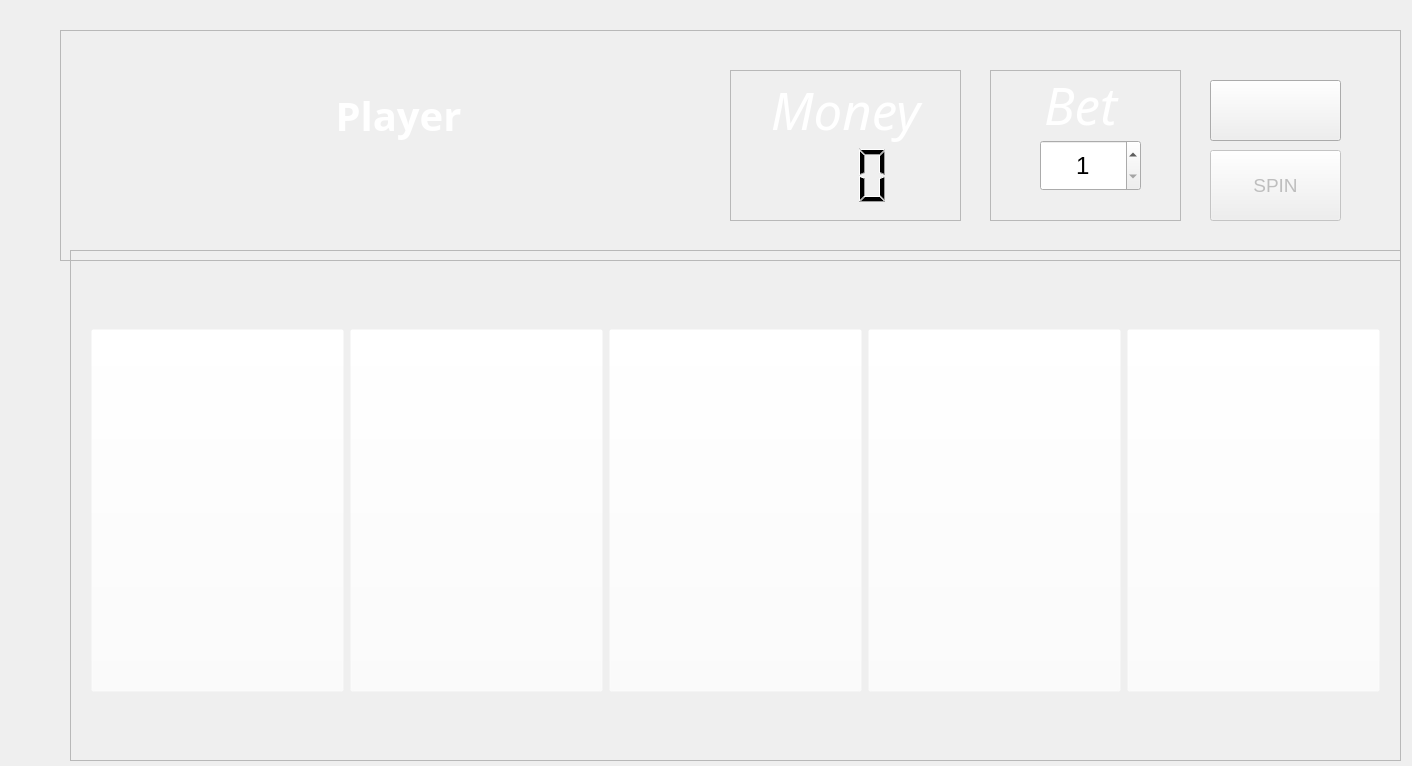
<?xml version="1.0" encoding="UTF-8"?>
<ui version="4.0">
 <class>PokerForm</class>
 <widget class="QWidget" name="PokerForm">
  <property name="geometry">
   <rect>
    <x>0</x>
    <y>0</y>
    <width>1412</width>
    <height>766</height>
   </rect>
  </property>
  <property name="minimumSize">
   <size>
    <width>1412</width>
    <height>0</height>
   </size>
  </property>
  <property name="font">
   <font>
    <weight>50</weight>
    <bold>false</bold>
   </font>
  </property>
  <property name="windowTitle">
   <string>Form</string>
  </property>
  <property name="autoFillBackground">
   <bool>false</bool>
  </property>
  <property name="styleSheet">
   <string notr="true">border-image: url(:/images/cards/poker-table-background.png);</string>
  </property>
  <widget class="QFrame" name="frame">
   <property name="geometry">
    <rect>
     <x>70</x>
     <y>250</y>
     <width>1331</width>
     <height>511</height>
    </rect>
   </property>
   <property name="styleSheet">
    <string notr="true">border-image: rgba(255, 255, 255, 0);</string>
   </property>
   <property name="frameShape">
    <enum>QFrame::StyledPanel</enum>
   </property>
   <property name="frameShadow">
    <enum>QFrame::Raised</enum>
   </property>
   <widget class="QWidget" name="layoutWidget">
    <property name="geometry">
     <rect>
      <x>21</x>
      <y>20</y>
      <width>1289</width>
      <height>481</height>
     </rect>
    </property>
    <layout class="QVBoxLayout" name="verticalLayout_3">
     <item>
      <layout class="QHBoxLayout" name="horizontalLayout_6">
       <item>
        <widget class="QPushButton" name="card1image">
         <property name="minimumSize">
          <size>
           <width>250</width>
           <height>363</height>
          </size>
         </property>
         <property name="styleSheet">
          <string notr="true">background: rgba(255, 255, 255, 0);</string>
         </property>
         <property name="text">
          <string/>
         </property>
         <property name="icon">
          <iconset>
           <normaloff>:/cards/Box_Back.png</normaloff>:/cards/Box_Back.png</iconset>
         </property>
         <property name="iconSize">
          <size>
           <width>100</width>
           <height>200</height>
          </size>
         </property>
         <property name="autoRepeat">
          <bool>false</bool>
         </property>
        </widget>
       </item>
       <item>
        <widget class="QPushButton" name="card2image">
         <property name="minimumSize">
          <size>
           <width>250</width>
           <height>363</height>
          </size>
         </property>
         <property name="autoFillBackground">
          <bool>false</bool>
         </property>
         <property name="styleSheet">
          <string notr="true">background: rgba(255, 255, 255, 0);</string>
         </property>
         <property name="text">
          <string/>
         </property>
         <property name="icon">
          <iconset>
           <normaloff>:/cards/Box_Back.png</normaloff>:/cards/Box_Back.png</iconset>
         </property>
         <property name="iconSize">
          <size>
           <width>100</width>
           <height>200</height>
          </size>
         </property>
        </widget>
       </item>
       <item>
        <widget class="QPushButton" name="card3image">
         <property name="minimumSize">
          <size>
           <width>250</width>
           <height>363</height>
          </size>
         </property>
         <property name="styleSheet">
          <string notr="true">background: rgba(255, 255, 255, 0);</string>
         </property>
         <property name="text">
          <string/>
         </property>
         <property name="icon">
          <iconset>
           <normaloff>:/cards/Box_Back.png</normaloff>:/cards/Box_Back.png</iconset>
         </property>
         <property name="iconSize">
          <size>
           <width>100</width>
           <height>200</height>
          </size>
         </property>
        </widget>
       </item>
       <item>
        <widget class="QPushButton" name="card4image">
         <property name="minimumSize">
          <size>
           <width>250</width>
           <height>363</height>
          </size>
         </property>
         <property name="styleSheet">
          <string notr="true">background: rgba(255, 255, 255, 0);</string>
         </property>
         <property name="text">
          <string/>
         </property>
         <property name="icon">
          <iconset>
           <normaloff>:/cards/Box_Back.png</normaloff>:/cards/Box_Back.png</iconset>
         </property>
         <property name="iconSize">
          <size>
           <width>100</width>
           <height>200</height>
          </size>
         </property>
        </widget>
       </item>
       <item>
        <widget class="QPushButton" name="card5image">
         <property name="minimumSize">
          <size>
           <width>250</width>
           <height>363</height>
          </size>
         </property>
         <property name="styleSheet">
          <string notr="true">background: rgba(255, 255, 255, 0);
</string>
         </property>
         <property name="text">
          <string/>
         </property>
         <property name="icon">
          <iconset>
           <normaloff>:/cards/Box_Back.png</normaloff>:/cards/Box_Back.png</iconset>
         </property>
         <property name="iconSize">
          <size>
           <width>100</width>
           <height>200</height>
          </size>
         </property>
        </widget>
       </item>
      </layout>
     </item>
    </layout>
   </widget>
  </widget>
  <widget class="QFrame" name="frame_2">
   <property name="geometry">
    <rect>
     <x>60</x>
     <y>30</y>
     <width>1341</width>
     <height>231</height>
    </rect>
   </property>
   <property name="styleSheet">
    <string notr="true">border-image: rgba(255, 255, 255, 0);
</string>
   </property>
   <property name="frameShape">
    <enum>QFrame::StyledPanel</enum>
   </property>
   <property name="frameShadow">
    <enum>QFrame::Raised</enum>
   </property>
   <widget class="QFrame" name="frame_3">
    <property name="geometry">
     <rect>
      <x>930</x>
      <y>40</y>
      <width>191</width>
      <height>151</height>
     </rect>
    </property>
    <property name="styleSheet">
     <string notr="true">border-image: url(:/images/cards/gold_frame.png);</string>
    </property>
    <property name="frameShape">
     <enum>QFrame::StyledPanel</enum>
    </property>
    <property name="frameShadow">
     <enum>QFrame::Raised</enum>
    </property>
    <widget class="QLabel" name="betLabel">
     <property name="geometry">
      <rect>
       <x>40</x>
       <y>0</y>
       <width>101</width>
       <height>61</height>
      </rect>
     </property>
     <property name="font">
      <font>
       <family>Monotype Corsiva</family>
       <pointsize>38</pointsize>
       <weight>50</weight>
       <italic>true</italic>
       <bold>false</bold>
      </font>
     </property>
     <property name="styleSheet">
      <string notr="true">border-image: rgba(255, 255, 255, 0);
font: italic 38pt &quot;Monotype Corsiva&quot;;</string>
     </property>
     <property name="text">
      <string>&lt;!DOCTYPE HTML PUBLIC &quot;-//W3C//DTD HTML 4.0//EN&quot; &quot;http://www.w3.org/TR/REC-html40/strict.dtd&quot;&gt;
&lt;html&gt;&lt;head&gt;&lt;meta name=&quot;qrichtext&quot; content=&quot;1&quot; /&gt;&lt;style type=&quot;text/css&quot;&gt;
p, li { white-space: pre-wrap; }
&lt;/style&gt;&lt;/head&gt;&lt;body style=&quot; font-family:'Monotype Corsiva'; font-size:38pt; font-weight:400; font-style:italic;&quot;&gt;
&lt;p align=&quot;center&quot; style=&quot; margin-top:0px; margin-bottom:0px; margin-left:0px; margin-right:0px; -qt-block-indent:0; text-indent:0px;&quot;&gt;&lt;span style=&quot; color:#ffffff;&quot;&gt;Bet&lt;/span&gt;&lt;/p&gt;&lt;/body&gt;&lt;/html&gt;</string>
     </property>
     <property name="alignment">
      <set>Qt::AlignCenter</set>
     </property>
    </widget>
    <widget class="QSpinBox" name="betValue">
     <property name="geometry">
      <rect>
       <x>50</x>
       <y>70</y>
       <width>101</width>
       <height>51</height>
      </rect>
     </property>
     <property name="font">
      <font>
       <pointsize>18</pointsize>
      </font>
     </property>
     <property name="styleSheet">
      <string notr="true">border-image: rgba(255, 255, 255, 0);
</string>
     </property>
     <property name="alignment">
      <set>Qt::AlignCenter</set>
     </property>
     <property name="minimum">
      <number>1</number>
     </property>
    </widget>
   </widget>
   <widget class="QPushButton" name="startButton">
    <property name="geometry">
     <rect>
      <x>1150</x>
      <y>50</y>
      <width>131</width>
      <height>61</height>
     </rect>
    </property>
    <property name="font">
     <font>
      <pointsize>16</pointsize>
     </font>
    </property>
    <property name="styleSheet">
     <string notr="true">border-image: rgba(255, 255, 255, 0);
border-image: url(:/images/cards/play_gold.png);</string>
    </property>
    <property name="text">
     <string/>
    </property>
   </widget>
   <widget class="QPushButton" name="spinButton">
    <property name="enabled">
     <bool>false</bool>
    </property>
    <property name="geometry">
     <rect>
      <x>1150</x>
      <y>120</y>
      <width>131</width>
      <height>71</height>
     </rect>
    </property>
    <property name="font">
     <font>
      <family>Arial</family>
      <pointsize>14</pointsize>
      <weight>9</weight>
      <italic>false</italic>
      <bold>false</bold>
     </font>
    </property>
    <property name="styleSheet">
     <string notr="true">border-image: url(:/images/cards/grey-button.png);

font: 75 14pt &quot;Arial&quot;;</string>
    </property>
    <property name="text">
     <string>SPIN</string>
    </property>
   </widget>
   <widget class="QFrame" name="frame_5">
    <property name="geometry">
     <rect>
      <x>670</x>
      <y>40</y>
      <width>231</width>
      <height>151</height>
     </rect>
    </property>
    <property name="styleSheet">
     <string notr="true">border-image: url(:/images/cards/gold_frame.png);</string>
    </property>
    <property name="frameShape">
     <enum>QFrame::StyledPanel</enum>
    </property>
    <property name="frameShadow">
     <enum>QFrame::Raised</enum>
    </property>
    <widget class="QLabel" name="moneyLabel">
     <property name="geometry">
      <rect>
       <x>30</x>
       <y>0</y>
       <width>171</width>
       <height>81</height>
      </rect>
     </property>
     <property name="font">
      <font>
       <family>Monotype Corsiva</family>
       <pointsize>38</pointsize>
       <weight>50</weight>
       <italic>true</italic>
       <bold>false</bold>
      </font>
     </property>
     <property name="autoFillBackground">
      <bool>false</bool>
     </property>
     <property name="styleSheet">
      <string notr="true">border-image: rgba(255, 255, 255, 0);
font: italic 38pt &quot;Monotype Corsiva&quot;;</string>
     </property>
     <property name="text">
      <string>&lt;!DOCTYPE HTML PUBLIC &quot;-//W3C//DTD HTML 4.0//EN&quot; &quot;http://www.w3.org/TR/REC-html40/strict.dtd&quot;&gt;
&lt;html&gt;&lt;head&gt;&lt;meta name=&quot;qrichtext&quot; content=&quot;1&quot; /&gt;&lt;style type=&quot;text/css&quot;&gt;
p, li { white-space: pre-wrap; }
&lt;/style&gt;&lt;/head&gt;&lt;body style=&quot; font-family:'Monotype Corsiva'; font-size:38pt; font-weight:400; font-style:italic;&quot;&gt;
&lt;p style=&quot; margin-top:0px; margin-bottom:0px; margin-left:0px; margin-right:0px; -qt-block-indent:0; text-indent:0px;&quot;&gt;&lt;span style=&quot; color:#ffffff;&quot;&gt;Money&lt;/span&gt;&lt;/p&gt;&lt;/body&gt;&lt;/html&gt;</string>
     </property>
     <property name="alignment">
      <set>Qt::AlignCenter</set>
     </property>
    </widget>
    <widget class="QLCDNumber" name="moneyAmount">
     <property name="geometry">
      <rect>
       <x>30</x>
       <y>70</y>
       <width>131</width>
       <height>71</height>
      </rect>
     </property>
     <property name="contextMenuPolicy">
      <enum>Qt::DefaultContextMenu</enum>
     </property>
     <property name="layoutDirection">
      <enum>Qt::LeftToRight</enum>
     </property>
     <property name="styleSheet">
      <string notr="true">border-image: rgba(255, 255, 255, 0);
</string>
     </property>
     <property name="frameShape">
      <enum>QFrame::NoFrame</enum>
     </property>
     <property name="frameShadow">
      <enum>QFrame::Raised</enum>
     </property>
     <property name="lineWidth">
      <number>1</number>
     </property>
     <property name="smallDecimalPoint">
      <bool>false</bool>
     </property>
     <property name="numDigits">
      <number>4</number>
     </property>
     <property name="digitCount">
      <number>4</number>
     </property>
     <property name="segmentStyle">
      <enum>QLCDNumber::Filled</enum>
     </property>
     <property name="intValue" stdset="0">
      <number>0</number>
     </property>
    </widget>
   </widget>
   <widget class="QLabel" name="playerLabel">
    <property name="geometry">
     <rect>
      <x>28</x>
      <y>40</y>
      <width>621</width>
      <height>91</height>
     </rect>
    </property>
    <property name="font">
     <font>
      <family>Monotype Corsiva</family>
      <pointsize>38</pointsize>
      <weight>50</weight>
      <italic>true</italic>
      <bold>false</bold>
     </font>
    </property>
    <property name="styleSheet">
     <string notr="true">background: rgba(255, 255, 255, 0);
font: italic 38pt &quot;Monotype Corsiva&quot;;</string>
    </property>
    <property name="text">
     <string>&lt;!DOCTYPE HTML PUBLIC &quot;-//W3C//DTD HTML 4.0//EN&quot; &quot;http://www.w3.org/TR/REC-html40/strict.dtd&quot;&gt;
&lt;html&gt;&lt;head&gt;&lt;meta name=&quot;qrichtext&quot; content=&quot;1&quot; /&gt;&lt;style type=&quot;text/css&quot;&gt;
p, li { white-space: pre-wrap; }
&lt;/style&gt;&lt;/head&gt;&lt;body style=&quot; font-family:'Monotype Corsiva'; font-size:38pt; font-weight:400; font-style:italic;&quot;&gt;
&lt;p align=&quot;center&quot; style=&quot; margin-top:0px; margin-bottom:0px; margin-left:0px; margin-right:0px; -qt-block-indent:0; text-indent:0px;&quot;&gt;&lt;span style=&quot; font-family:'MS Shell Dlg 2'; font-size:30pt; font-weight:600; font-style:normal; color:#ffffff;&quot;&gt;Player&lt;/span&gt;&lt;/p&gt;&lt;/body&gt;&lt;/html&gt;</string>
    </property>
    <property name="alignment">
     <set>Qt::AlignCenter</set>
    </property>
   </widget>
   <widget class="QLabel" name="winningMessage">
    <property name="enabled">
     <bool>false</bool>
    </property>
    <property name="geometry">
     <rect>
      <x>90</x>
      <y>140</y>
      <width>471</width>
      <height>81</height>
     </rect>
    </property>
    <property name="font">
     <font>
      <family>Monotype Corsiva</family>
      <pointsize>38</pointsize>
      <weight>50</weight>
      <italic>true</italic>
      <bold>false</bold>
     </font>
    </property>
    <property name="styleSheet">
     <string notr="true">background:rgba(255, 255, 255, 0);
font: italic 38pt &quot;Monotype Corsiva&quot;;</string>
    </property>
    <property name="text">
     <string/>
    </property>
    <property name="alignment">
     <set>Qt::AlignCenter</set>
    </property>
   </widget>
  </widget>
 </widget>
 <resources>
  <include location="resources.qrc"/>
 </resources>
 <connections/>
</ui>
